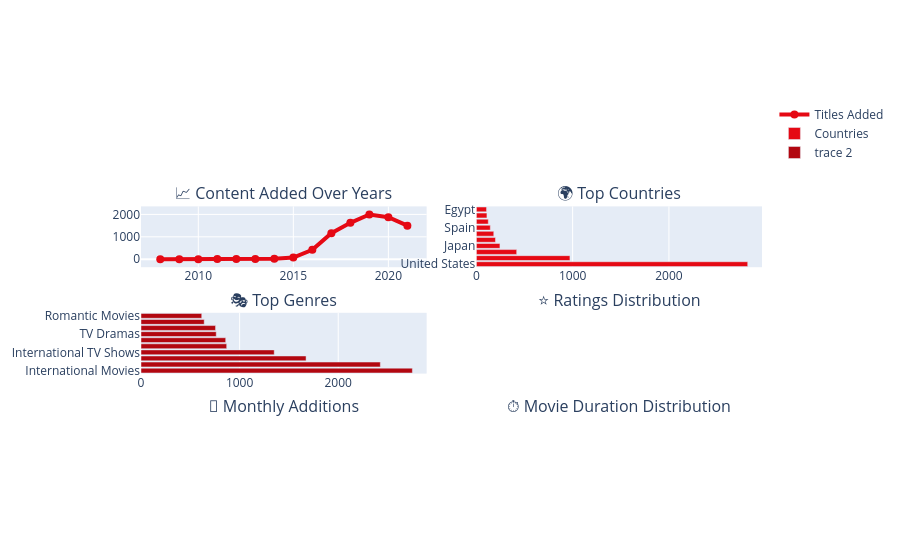

Notebook code cell kept with this figure:
### Code cell
fig.add_trace(

    go.Bar(

        x=top_genres.values,
        y=top_genres.index,

        orientation="h",

        marker_color="#B20710"

    ),

    row=3,
    col=1
)

### Figure 1 — Plotly figure (JSON) as saved in the notebook; plotly's stock layout.template omitted (floating-point values rounded to 4 significant figures)
{"data": [{"line": {"color": "#E50914", "width": 4}, "marker": {"size": 8}, "mode": "lines+markers", "name": "Titles Added", "type": "scatter", "x": [2008.0, 2009.0, 2010.0, 2011.0, 2012.0, 2013.0, 2014.0, 2015.0, 2016.0, 2017.0, 2018.0, 2019.0, 2020.0, 2021.0], "xaxis": "x", "y": [2, 2, 1, 13, 3, 10, 23, 73, 418, 1164, 1625, 1999, 1878, 1498], "yaxis": "y"}, {"marker": {"color": "#E50914"}, "name": "Countries", "orientation": "h", "type": "bar", "x": [2818, 972, 419, 245, 199, 181, 145, 124, 110, 106], "xaxis": "x2", "y": ["United States", "India", "United Kingdom", "Japan", "South Korea", "Canada", "Spain", "France", "Mexico", "Egypt"], "yaxis": "y2"}, {"marker": {"color": "#B20710"}, "orientation": "h", "type": "bar", "x": [2752, 2427, 1674, 1351, 869, 859, 763, 756, 641, 616], "xaxis": "x3", "y": ["International Movies", "Dramas", "Comedies", "International TV Shows", "Documentaries", "Action & Adventure", "TV Dramas", "Independent Movies", "Children & Family Movies", "Romantic Movies"], "yaxis": "y3"}], "layout": {"annotations": [{"font": {"size": 16}, "showarrow": false, "text": "📈 Content Added Over Years", "x": 0.23, "xanchor": "center", "xref": "paper", "y": 0.72, "yanchor": "bottom", "yref": "paper"}, {"font": {"size": 16}, "showarrow": false, "text": "🌍 Top Countries", "x": 0.77, "xanchor": "center", "xref": "paper", "y": 0.72, "yanchor": "bottom", "yref": "paper"}, {"font": {"size": 16}, "showarrow": false, "text": "🎭 Top Genres", "x": 0.23, "xanchor": "center", "xref": "paper", "y": 0.44, "yanchor": "bottom", "yref": "paper"}, {"font": {"size": 16}, "showarrow": false, "text": "⭐ Ratings Distribution", "x": 0.77, "xanchor": "center", "xref": "paper", "y": 0.44, "yanchor": "bottom", "yref": "paper"}, {"font": {"size": 16}, "showarrow": false, "text": "📅 Monthly Additions", "x": 0.23, "xanchor": "center", "xref": "paper", "y": 0.16, "yanchor": "bottom", "yref": "paper"}, {"font": {"size": 16}, "showarrow": false, "text": "⏱ Movie Duration Distribution", "x": 0.77, "xanchor": "center", "xref": "paper", "y": 0.16, "yanchor": "bottom", "yref": "paper"}], "xaxis": {"anchor": "y", "domain": [0, 0.46]}, "xaxis2": {"anchor": "y2", "domain": [0.54, 1]}, "xaxis3": {"anchor": "y3", "domain": [0, 0.46]}, "xaxis4": {"anchor": "y4", "domain": [0.54, 1]}, "xaxis5": {"anchor": "y5", "domain": [0, 0.46]}, "xaxis6": {"anchor": "y6", "domain": [0.54, 1]}, "yaxis": {"anchor": "x", "domain": [0.56, 0.72]}, "yaxis2": {"anchor": "x2", "domain": [0.56, 0.72]}, "yaxis3": {"anchor": "x3", "domain": [0.28, 0.44]}, "yaxis4": {"anchor": "x4", "domain": [0.28, 0.44]}, "yaxis5": {"anchor": "x5", "domain": [0, 0.16]}, "yaxis6": {"anchor": "x6", "domain": [0, 0.16]}}}
